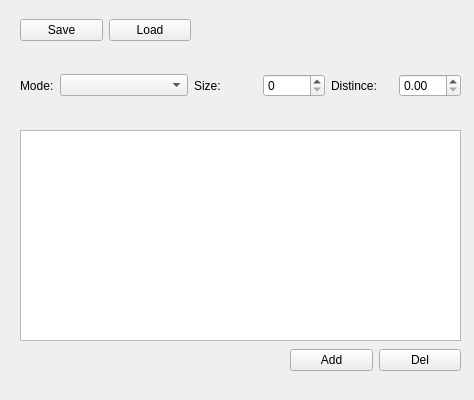
<?xml version="1.0" encoding="UTF-8"?>
<ui version="4.0">
 <class>Form</class>
 <widget class="QWidget" name="Form">
  <property name="geometry">
   <rect>
    <x>0</x>
    <y>0</y>
    <width>474</width>
    <height>400</height>
   </rect>
  </property>
  <property name="maximumSize">
   <size>
    <width>16777215</width>
    <height>400</height>
   </size>
  </property>
  <property name="windowTitle">
   <string>Form</string>
  </property>
  <widget class="QWidget" name="horizontalLayoutWidget">
   <property name="geometry">
    <rect>
     <x>290</x>
     <y>340</y>
     <width>171</width>
     <height>41</height>
    </rect>
   </property>
   <layout class="QHBoxLayout" name="horizontalLayout">
    <item>
     <widget class="QPushButton" name="pushButton_add">
      <property name="text">
       <string>Add</string>
      </property>
     </widget>
    </item>
    <item>
     <widget class="QPushButton" name="pushButton_dell">
      <property name="text">
       <string>Del</string>
      </property>
     </widget>
    </item>
   </layout>
  </widget>
  <widget class="QWidget" name="horizontalLayoutWidget_5">
   <property name="geometry">
    <rect>
     <x>20</x>
     <y>10</y>
     <width>171</width>
     <height>41</height>
    </rect>
   </property>
   <layout class="QHBoxLayout" name="horizontalLayout_5">
    <item>
     <widget class="QPushButton" name="pushButton_save">
      <property name="text">
       <string>Save</string>
      </property>
     </widget>
    </item>
    <item>
     <widget class="QPushButton" name="pushButton_load">
      <property name="text">
       <string>Load</string>
      </property>
     </widget>
    </item>
   </layout>
  </widget>
  <widget class="QWidget" name="horizontalLayoutWidget_6">
   <property name="geometry">
    <rect>
     <x>20</x>
     <y>60</y>
     <width>441</width>
     <height>51</height>
    </rect>
   </property>
   <layout class="QHBoxLayout" name="horizontalLayout_6">
    <item>
     <layout class="QHBoxLayout" name="horizontalLayout_2">
      <item>
       <widget class="QLabel" name="label">
        <property name="maximumSize">
         <size>
          <width>64</width>
          <height>16777215</height>
         </size>
        </property>
        <property name="text">
         <string>Mode:</string>
        </property>
       </widget>
      </item>
      <item>
       <widget class="QComboBox" name="comboBox_modes">
        <property name="minimumSize">
         <size>
          <width>128</width>
          <height>0</height>
         </size>
        </property>
       </widget>
      </item>
     </layout>
    </item>
    <item>
     <layout class="QHBoxLayout" name="horizontalLayout_3">
      <item>
       <widget class="QLabel" name="label_2">
        <property name="maximumSize">
         <size>
          <width>64</width>
          <height>16777215</height>
         </size>
        </property>
        <property name="text">
         <string>Size:</string>
        </property>
       </widget>
      </item>
      <item>
       <widget class="QSpinBox" name="spinBox_size"/>
      </item>
     </layout>
    </item>
    <item>
     <layout class="QHBoxLayout" name="horizontalLayout_4">
      <item>
       <widget class="QLabel" name="label_3">
        <property name="maximumSize">
         <size>
          <width>64</width>
          <height>16777215</height>
         </size>
        </property>
        <property name="text">
         <string>Distince:</string>
        </property>
       </widget>
      </item>
      <item>
       <widget class="QDoubleSpinBox" name="doubleSpinBox_dist"/>
      </item>
     </layout>
    </item>
   </layout>
  </widget>
  <widget class="QListWidget" name="listWidget">
   <property name="geometry">
    <rect>
     <x>20</x>
     <y>130</y>
     <width>441</width>
     <height>211</height>
    </rect>
   </property>
  </widget>
 </widget>
 <resources/>
 <connections/>
</ui>
